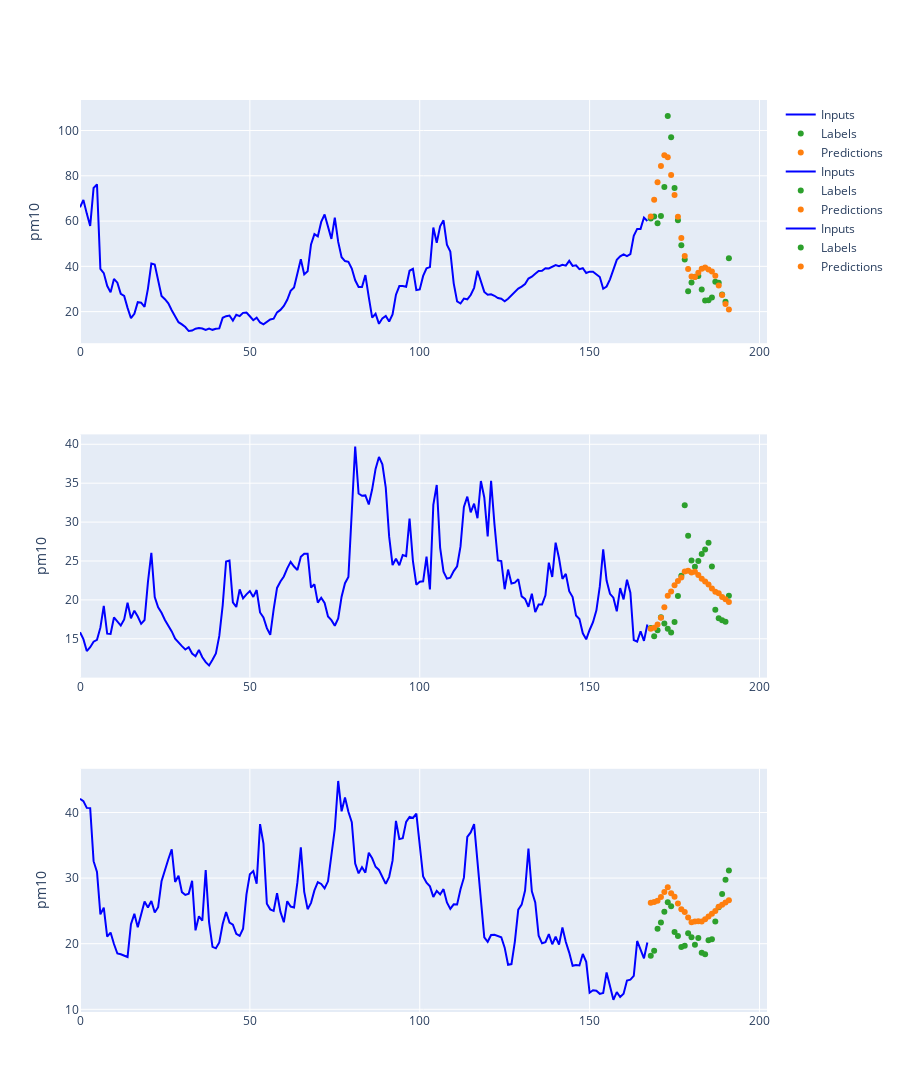

The cell this chart's notebook holds for it:
### Code cell
windowGenerator.plot(cnn_lstm_model, offset=15, plot_version="train")

### Figure 1 — Plotly figure (JSON) as saved in the notebook; plotly's stock layout.template omitted (floating-point values rounded to 4 significant figures; data arrays with more than 128 entries replaced by an {"elided": "..."} marker saying what was removed)
{"data": [{"marker": {"color": "blue"}, "name": "Inputs", "type": "scatter", "x": {"elided": "168 int values"}, "xaxis": "x", "y": {"elided": "168 float values"}, "yaxis": "y"}, {"marker": {"color": "#2ca02c"}, "mode": "markers", "name": "Labels", "type": "scatter", "x": [168, 169, 170, 171, 172, 173, 174, 175, 176, 177, 178, 179, 180, 181, 182, 183, 184, 185, 186, 187, 188, 189, 190, 191], "xaxis": "x", "y": [61.15, 62.07, 59.01, 62.25, 75.0, 106.5, 97.02, 74.6, 60.41, 49.27, 43.05, 28.95, 32.92, 35.46, 35.68, 29.81, 24.91, 25.05, 26.19, 33.24, 32.73, 27.58, 24.35, 43.54], "yaxis": "y"}, {"marker": {"color": "#ff7f0e"}, "mode": "markers", "name": "Predictions", "type": "scatter", "x": [168, 169, 170, 171, 172, 173, 174, 175, 176, 177, 178, 179, 180, 181, 182, 183, 184, 185, 186, 187, 188, 189, 190, 191], "xaxis": "x", "y": [62.06, 69.4, 77.13, 84.28, 89.09, 88.22, 80.37, 71.57, 61.96, 52.5, 44.56, 38.83, 35.56, 35.29, 37.21, 38.94, 39.45, 38.65, 37.76, 35.83, 31.55, 27.4, 23.36, 20.97], "yaxis": "y"}, {"marker": {"color": "blue"}, "name": "Inputs", "type": "scatter", "x": {"elided": "168 int values"}, "xaxis": "x2", "y": {"elided": "168 float values"}, "yaxis": "y2"}, {"marker": {"color": "#2ca02c"}, "mode": "markers", "name": "Labels", "type": "scatter", "x": [168, 169, 170, 171, 172, 173, 174, 175, 176, 177, 178, 179, 180, 181, 182, 183, 184, 185, 186, 187, 188, 189, 190, 191], "xaxis": "x2", "y": [16.39, 15.33, 16.09, 17.76, 16.95, 16.28, 15.8, 17.16, 20.51, 23.11, 32.16, 28.25, 25.06, 24.27, 25.0, 25.91, 26.49, 27.33, 24.29, 18.73, 17.64, 17.4, 17.19, 20.55], "yaxis": "y2"}, {"marker": {"color": "#ff7f0e"}, "mode": "markers", "name": "Predictions", "type": "scatter", "x": [168, 169, 170, 171, 172, 173, 174, 175, 176, 177, 178, 179, 180, 181, 182, 183, 184, 185, 186, 187, 188, 189, 190, 191], "xaxis": "x2", "y": [16.28, 16.42, 16.84, 17.7, 19.05, 20.52, 21.09, 21.89, 22.42, 22.87, 23.66, 23.74, 23.51, 23.61, 23.21, 22.71, 22.37, 21.99, 21.46, 21.04, 20.84, 20.36, 20.08, 19.72], "yaxis": "y2"}, {"marker": {"color": "blue"}, "name": "Inputs", "type": "scatter", "x": {"elided": "168 int values"}, "xaxis": "x3", "y": {"elided": "168 float values"}, "yaxis": "y3"}, {"marker": {"color": "#2ca02c"}, "mode": "markers", "name": "Labels", "type": "scatter", "x": [168, 169, 170, 171, 172, 173, 174, 175, 176, 177, 178, 179, 180, 181, 182, 183, 184, 185, 186, 187, 188, 189, 190, 191], "xaxis": "x3", "y": [18.17, 18.91, 22.27, 23.22, 24.86, 26.32, 25.71, 21.78, 21.19, 19.51, 19.68, 21.59, 21.0, 19.83, 20.87, 18.64, 18.39, 20.51, 20.68, 23.37, 25.57, 27.58, 29.76, 31.16], "yaxis": "y3"}, {"marker": {"color": "#ff7f0e"}, "mode": "markers", "name": "Predictions", "type": "scatter", "x": [168, 169, 170, 171, 172, 173, 174, 175, 176, 177, 178, 179, 180, 181, 182, 183, 184, 185, 186, 187, 188, 189, 190, 191], "xaxis": "x3", "y": [26.25, 26.36, 26.55, 27.12, 27.87, 28.59, 27.67, 27.14, 26.14, 25.26, 24.83, 24.01, 23.26, 23.39, 23.43, 23.36, 23.73, 24.13, 24.58, 25.0, 25.63, 25.94, 26.27, 26.63], "yaxis": "y3"}], "layout": {"height": 1200, "xaxis": {"anchor": "y", "domain": [0, 1]}, "xaxis2": {"anchor": "y2", "domain": [0, 1]}, "xaxis3": {"anchor": "y3", "domain": [0, 1]}, "yaxis": {"anchor": "x", "domain": [0.7333, 1], "title": {"text": "pm10"}}, "yaxis2": {"anchor": "x2", "domain": [0.3667, 0.6333], "title": {"text": "pm10"}}, "yaxis3": {"anchor": "x3", "domain": [0, 0.2667], "title": {"text": "pm10"}}}}
